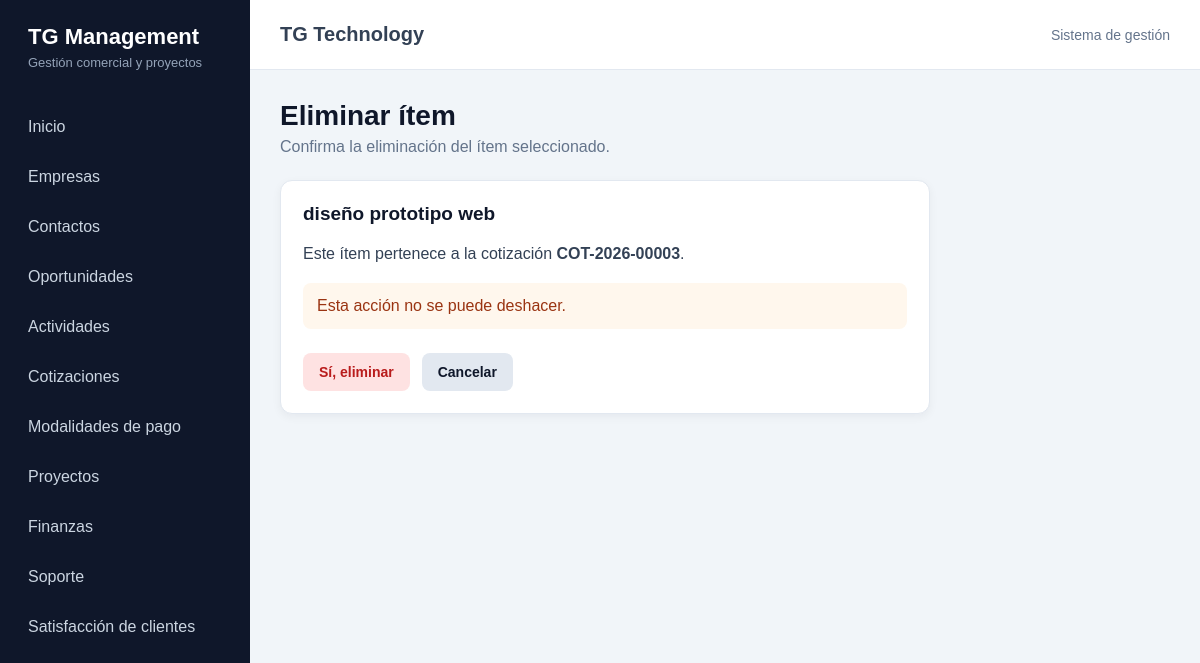
Page /cotizaciones/items/9/eliminar/ on the committed database.
### cotizaciones/models.py (models this page shows, shortened)
class ItemCotizacion(models.Model):
    cotizacion = models.ForeignKey(
        Cotizacion,
        on_delete=models.CASCADE,
        related_name="items",
        verbose_name="Cotización",
    )
    orden = models.PositiveIntegerField(
        "Orden",
        default=1,
    )
    codigo = models.CharField(
        "Código",
        max_length=50,
        blank=True,
    )
    descripcion = models.CharField(
        "Descripción",
        max_length=500,
    )
    detalle = models.TextField(
        "Detalle",
        blank=True,
    )
    cantidad = models.DecimalField(
        "Cantidad",
        max_digits=12,
        decimal_places=2,
        default=Decimal("1.00"),
        validators=[
            MinValueValidator(Decimal("0.01")),
        ],
    )
    unidad = models.CharField(
        "Unidad",
        max_length=30,
        default="Unidad",
    )
    precio_unitario = models.DecimalField(
        "Precio unitario",
        max_digits=15,
        decimal_places=2,
        validators=[
            MinValueValidator(Decimal("0.00")),
        ],
    )
    descuento_porcentaje = models.DecimalField(
        "Descuento (%)",
        max_digits=5,
        decimal_places=2,
        default=Decimal("0.00"),
        validators=[
            MinValueValidator(Decimal("0.00")),
            MaxValueValidator(Decimal("100.00")),
        ],
    )
    class Meta:
        ordering = [
            "orden",
            "pk",
        ]
        verbose_name = "Ítem de cotización"
        verbose_name_plural = "Ítems de cotización"

class Cotizacion(models.Model):
    class Estado(models.TextChoices):
        BORRADOR = "borrador", "Borrador"
        ENVIADA = "enviada", "Enviada"
        APROBADA = "aprobada", "Aprobada"
        RECHAZADA = "rechazada", "Rechazada"
        VENCIDA = "vencida", "Vencida"
        ANULADA = "anulada", "Anulada"
    class ModalidadPago(models.TextChoices):
        PAGO_UNICO = (
            "pago_unico",
            "Pago único",
        )
        ANTICIPO_SALDO = (
            "anticipo_saldo",
            "Anticipo y pago del saldo",
        )
        ANTICIPO_CUOTAS = (
            "anticipo_cuotas",
            "Anticipo y saldo en cuotas",
        )
        ANTICIPO_CUOTAS_MENSUAL = (
            "anticipo_cuotas_mensual",
            "Anticipo, saldo en cuotas y servicio mensual",
        )
        SOLO_CUOTAS = (
            "solo_cuotas",
            "Pago en cuotas",
        )
        SERVICIO_MENSUAL = (
            "servicio_mensual",
            "Servicio mensual",
        )
    class Moneda(models.TextChoices):
        CLP = "CLP", "Peso chileno"
        UF = "UF", "Unidad de Fomento"
        USD = "USD", "Dólar estadounidense"
    modalidad_pago = models.CharField(
        "Modalidad de pago",
        max_length=40,
        choices=ModalidadPago.choices,
        default=ModalidadPago.PAGO_UNICO,
    )
    porcentaje_anticipo = models.DecimalField(
        "Porcentaje de anticipo",
        max_digits=5,
        decimal_places=2,
        default=Decimal("0.00"),
        validators=[
            MinValueValidator(Decimal("0.00")),
        ],
        help_text="Porcentaje inicial que debe pagar el cliente.",
    )
    numero_cuotas = models.PositiveSmallIntegerField(
        "Número de cuotas",
        default=1,
        help_text="Cantidad de cuotas correspondientes al saldo.",
    )
    monto_servicio_mensual = models.DecimalField(
        "Valor del servicio mensual",
        max_digits=14,
        decimal_places=2,
        null=True,
        blank=True,
        validators=[
            MinValueValidator(Decimal("0.00")),
        ],
    )
    meses_servicio = models.PositiveSmallIntegerField(
        "Cantidad de meses del servicio",
        null=True,
        blank=True,
    )
    fecha_inicio_servicio = models.DateField(
        "Fecha de inicio del servicio mensual",
        null=True,
        blank=True,
    )
    numero = models.CharField(
        "Número de cotización",
        max_length=30,
        unique=True,
        blank=True,
    )
    oportunidad = models.ForeignKey(
        "crm.Oportunidad",
        on_delete=models.PROTECT,
        related_name="cotizaciones",
        verbose_name="Oportunidad",
    )
    contacto = models.ForeignKey(
        "crm.Contacto",
        on_delete=models.SET_NULL,
        related_name="cotizaciones",
        verbose_name="Contacto",
        null=True,
        blank=True,
    )
    fecha_emision = models.DateField(
        "Fecha de emisión",
    )
    fecha_vencimiento = models.DateField(
        "Fecha de vencimiento",
        null=True,
        blank=True,
    )
    estado = models.CharField(
        "Estado",
        max_length=20,
        choices=Estado.choices,
        default=Estado.BORRADOR,
    )
    moneda = models.CharField(
        "Moneda",
        max_length=3,
        choices=Moneda.choices,
        default=Moneda.CLP,
    )
    valor_moneda = models.DecimalField(
        "Valor de la moneda",
        max_digits=15,
        decimal_places=4,
        default=Decimal("1.0000"),
        validators=[
            MinValueValidator(Decimal("0.0001")),
        ],
        help_text=(
            "Para CLP utiliza 1. "
            "Para UF o USD registra el valor en pesos."
        ),
    )
    descuento_porcentaje = models.DecimalField(
        "Descuento general (%)",
        max_digits=5,
        decimal_places=2,
        default=Decimal("0.00"),
        validators=[
            MinValueValidator(Decimal("0.00")),
            MaxValueValidator(Decimal("100.00")),
        ],
    )
    impuesto_porcentaje = models.DecimalField(
        "Impuesto (%)",
        max_digits=5,
        decimal_places=2,
        default=Decimal("19.00"),
        validators=[
            MinValueValidator(Decimal("0.00")),
            MaxValueValidator(Decimal("100.00")),
        ],
    )
    condiciones_pago = models.CharField(
        "Condiciones de pago",
        max_length=250,
        blank=True,
    )
    plazo_entrega = models.CharField(
        "Plazo de entrega",
        max_length=250,
        blank=True,
    )
    validez_oferta = models.CharField(
        "Validez de la oferta",
        max_length=150,
        blank=True,
        default="15 días",
    )
    alcance = models.TextField(
        "Alcance",
        blank=True,
    )
    exclusiones = models.TextField(
        "Exclusiones",
        blank=True,
    )
    observaciones = models.TextField(
        "Observaciones",
        blank=True,
    )
    creado_por = models.ForeignKey(
        settings.AUTH_USER_MODEL,
        on_delete=models.SET_NULL,
        related_name="cotizaciones_creadas",
        null=True,
        blank=True,
    )
    fecha_creacion = models.DateTimeField(
        auto_now_add=True,
    )
    fecha_actualizacion = models.DateTimeField(
        auto_now=True,
    )
    class Meta:
        ordering = [
            "-fecha_emision",
            "-fecha_creacion",
        ]
        verbose_name = "Cotización"
        verbose_name_plural = "Cotizaciones"

### cotizaciones/views.py (the view, shortened to what this page needs)
def item_eliminar(request, pk):
    item = get_object_or_404(
        ItemCotizacion.objects.select_related(
            "cotizacion",
        ),
        pk=pk,
    )
    cotizacion = item.cotizacion
    contexto = {
        "item": item,
    }
    return render(
        request,
        "cotizaciones/item_confirmar_eliminar.html",
        contexto,
    )

### cotizaciones/templates/cotizaciones/item_confirmar_eliminar.html (shortened to what this page needs)
{% extends "core/base.html" %}
{% block content %}
    <div class="encabezado-pagina">
        <h1>Eliminar ítem</h1>
        <p>
            Confirma la eliminación del ítem seleccionado.
        </p>
    </div>
    <div class="panel panel-confirmacion">
        <h2>{{ item.descripcion }}</h2>
        <p>
            Este ítem pertenece a la cotización
            <strong>{{ item.cotizacion.numero }}</strong>.
        </p>
        <p class="advertencia">
            Esta acción no se puede deshacer.
        </p>
        <form method="post">
            <div class="acciones-formulario">
                <button
                    type="submit"
                    class="boton boton-peligro"
                >
                    Sí, eliminar
                </button>
                <a
                    href="{% url 'cotizaciones:cotizacion_detalle' item.cotizacion.pk %}"
                    class="boton boton-secundario"
                >
                    Cancelar
                </a>
            </div>
        </form>
    </div>
{% endblock %}

### core/static/core/css/styles.css (style rules this page uses)
:root { --color-principal: #0f172a; --color-secundario: #1e293b; --color-acento: #38bdf8; --color-fondo: #f1f5f9; --color-blanco: #ffffff; --color-texto: #334155; --color-texto-secundario: #64748b; --color-borde: #e2e8f0; --color-exito: #16a34a; --color-advertencia: #d97706; --color-peligro: #b91c1c; --sombra-suave: 0 3px 10px rgba(15, 23, 42, 0.05); }
* { box-sizing: border-box; margin: 0; padding: 0; }
body { min-height: 100vh; font-family: Arial, Helvetica, sans-serif; background-color: var(--color-fondo); color: var(--color-texto); }
.encabezado-pagina { margin-bottom: 24px; }
.encabezado-pagina h1 { margin-bottom: 6px; font-size: 28px; color: var(--color-principal); }
.encabezado-pagina p { color: var(--color-texto-secundario); }
.panel { padding: 22px; border: 1px solid var(--color-borde); border-radius: 12px; background-color: var(--color-blanco); box-shadow: var(--sombra-suave); }
.panel h2 { margin-bottom: 20px; font-size: 19px; color: var(--color-principal); }
.acciones-formulario { display: flex; gap: 12px; margin-top: 24px; }
.boton { display: inline-block; padding: 11px 16px; border: none; border-radius: 8px; background-color: var(--color-acento); color: var(--color-principal); font-family: inherit; font-size: 14px; font-weight: 700; text-align: center; text-decoration: none; cursor: pointer; transition: opacity 0.2s ease, transform 0.2s ease; }
.boton-secundario { background-color: #e2e8f0; color: var(--color-principal); }
.boton-peligro { background-color: #fee2e2; color: var(--color-peligro); }
.boton-peligro { background-color: #fee2e2; color: #b91c1c; }
.panel-confirmacion { max-width: 650px; }
.advertencia { margin: 20px 0; padding: 14px; border-radius: 8px; background-color: #fff7ed; color: #9a3412; }

### rows in the picture
ItemCotizacion: descripcion "diseño prototipo web", cotizacion.numero "COT-2026-00003"
